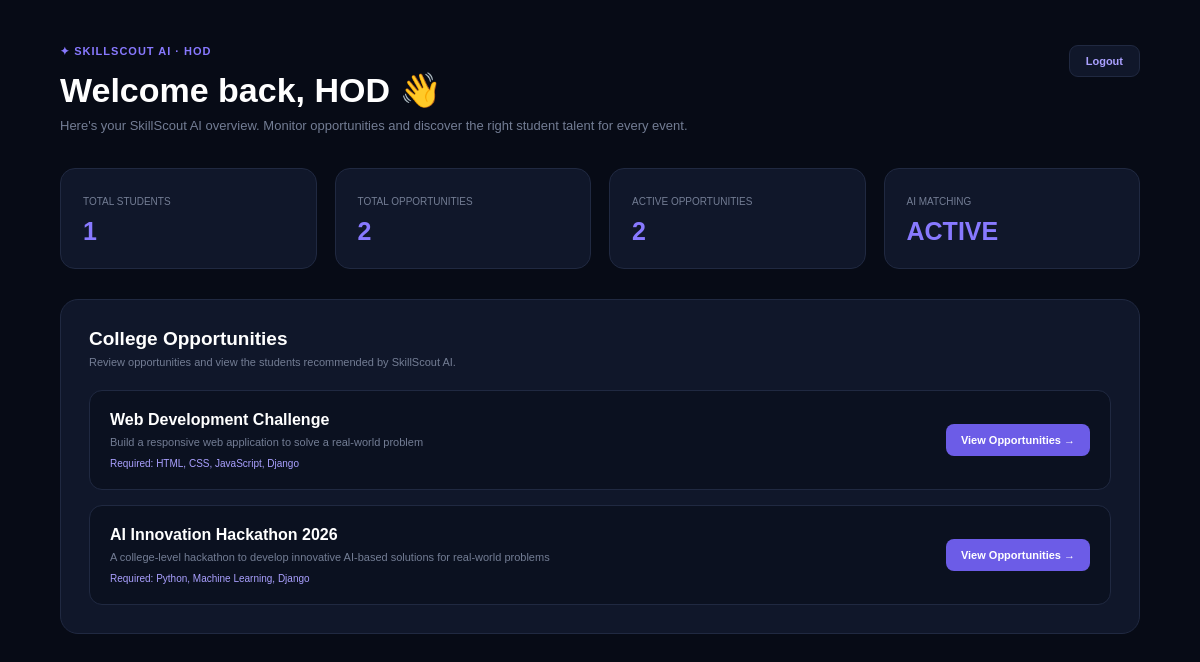
Screenshot of /hod/dashboard/ (signed in) with the database file from the repository.
### core/models.py (models this page shows, shortened)
class Opportunity(models.Model):
    OPPORTUNITY_TYPES = [
        ("HACKATHON", "Hackathon"),
        ("INTERVIEW", "Interview"),
        ("PRESENTATION", "Presentation"),
        ("COMPETITION", "Competition"),
        ("OTHER", "Other"),
    ]
    title = models.CharField(
        max_length=200
    )
    description = models.TextField(
        blank=True
    )
    opportunity_type = models.CharField(
        max_length=30,
        choices=OPPORTUNITY_TYPES,
        default="OTHER"
    )
    required_skills = models.CharField(
        max_length=500,
        help_text="Enter skills separated by commas"
    )
    minimum_skill_level = models.CharField(
        max_length=20,
        choices=StudentSkill.SKILL_LEVELS,
        default="BEGINNER"
    )
    event_date = models.DateField(
        null=True,
        blank=True
    )
    created_at = models.DateTimeField(
        auto_now_add=True
    )

### core/views.py (the view)
# urls.py: path("hod/dashboard/", views.hod_dashboard, name="hod_dashboard"),
@login_required
def hod_dashboard(request):
    opportunities = Opportunity.objects.all().order_by("-event_date")
    total_opportunities = Opportunity.objects.count()
    total_students = Profile.objects.filter(
        role="STUDENT"
    ).count()
    active_opportunities = Opportunity.objects.filter(
        event_date__gte=timezone.now().date()
    ).count()
    return render(
        request,
        "hod/dashboard.html",
        {
            "opportunities": opportunities,
            "total_opportunities": total_opportunities,
            "total_students": total_students,
            "active_opportunities": active_opportunities,
        }
    )

### templates/hod/dashboard.html (shortened to what this page needs)
<!DOCTYPE html>
<html lang="en">
<head>
</head>
<body>
<div class="container">
    <div class="header">
        <div class="brand">
            ✦ SKILLSCOUT AI · HOD
        </div>
        <h1>Welcome back, HOD 👋</h1>
<p class="subtitle">
    Here's your SkillScout AI overview. Monitor opportunities
    and discover the right student talent for every event.
</p>
        <form method="post"
      action="{% url 'logout' %}"
      class="logout-form">
    <button type="submit" class="logout-button">
        Logout
    </button>
</form>
    </div>
    <div class="stats">
    <div class="stat-card">
        <span>TOTAL STUDENTS</span>
        <strong>{{ total_students }}</strong>
    </div>
    <div class="stat-card">
        <span>TOTAL OPPORTUNITIES</span>
        <strong>{{ total_opportunities }}</strong>
    </div>
    <div class="stat-card">
        <span>ACTIVE OPPORTUNITIES</span>
        <strong>{{ active_opportunities }}</strong>
    </div>
    <div class="stat-card">
        <span>AI MATCHING</span>
        <strong>ACTIVE</strong>
    </div>
</div>
    <div class="section">
        <div class="section-header">
            <h2>College Opportunities</h2>
            <p>
                Review opportunities and view the students
                recommended by SkillScout AI.
            </p>
        </div>
        <div class="opportunity-list">
            {% for opportunity in opportunities %}
            <div class="opportunity-card">
                <div class="opportunity-info">
                    <h3>
                        {{ opportunity.title }}
                    </h3>
                    <p>
                        {{ opportunity.description }}
                    </p>
                    <div class="skills">
                        Required:
                        {{ opportunity.required_skills }}
                    </div>
                </div>
                <a
    href="{% url 'hod_opportunities' %}"
    class="view-button"
>
    View Opportunities →
</a>
            </div>
            {% endfor %}
        </div>
    </div>
</div>
</body>
</html>

### templates/hod/dashboard.html (style rules this page uses)
* { margin: 0; padding: 0; box-sizing: border-box; }
body { font-family: Arial, sans-serif; background: #070b16; color: white; }
.container { width: 90%; max-width: 1150px; margin: auto; padding: 45px 0 70px; }
.header { margin-bottom: 35px; position: relative; }
.brand { color: #8879ff; font-size: 11px; font-weight: bold; letter-spacing: 1px; margin-bottom: 12px; }
h1 { font-size: 34px; margin-bottom: 8px; }
.subtitle { color: #737d94; font-size: 13px; }
.stats { display: grid; grid-template-columns: repeat(4, 1fr); gap: 18px; margin-bottom: 30px; }
.stat-card { background: #10172a; border: 1px solid #202941; border-radius: 15px; padding: 22px; }
.stat-card span { color: #737d94; font-size: 10px; }
.stat-card strong { display: block; margin-top: 8px; font-size: 25px; color: #8879ff; }
.section { background: #10172a; border: 1px solid #202941; border-radius: 18px; padding: 28px; }
.section-header { margin-bottom: 22px; }
.section-header h2 { font-size: 19px; margin-bottom: 6px; }
.section-header p { color: #737d94; font-size: 11px; }
.opportunity-list { display: grid; gap: 15px; }
.opportunity-card { background: #0b1120; border: 1px solid #202941; border-radius: 13px; padding: 20px; display: flex; justify-content: space-between; align-items: center; gap: 20px; }
.opportunity-info h3 { font-size: 16px; margin-bottom: 7px; }
.opportunity-info p { color: #737d94; font-size: 11px; margin-bottom: 10px; }
.skills { color: #aaa0ff; font-size: 10px; }
.view-button { display: inline-block; padding: 10px 15px; background: #6c5ce7; color: white; border-radius: 8px; text-decoration: none; font-size: 11px; font-weight: bold; }
.logout-button { position: absolute; top: 0; right: 0; display: inline-block; padding: 9px 16px; background: #10172a; border: 1px solid #202941; border-radius: 9px; color: #aaa0ff; text-decoration: none; font-size: 11px; font-weight: bold; }
.logout-form { position: absolute; top: 0; right: 0; margin: 0; }

### rows the page displays
Opportunity: title "Web Development Challenge", description "Build a responsive web application to solve a real-world problem", required_skills "HTML, CSS, JavaScript, Django"
Opportunity: title "AI Innovation Hackathon 2026", description "A college-level hackathon to develop innovative AI-based solutions for real-world problems", required_skills "Python, Machine Learning, Django"

### other values shown
{{ total_students }} "1"
{{ total_opportunities }} "2"
{{ active_opportunities }} "2"
